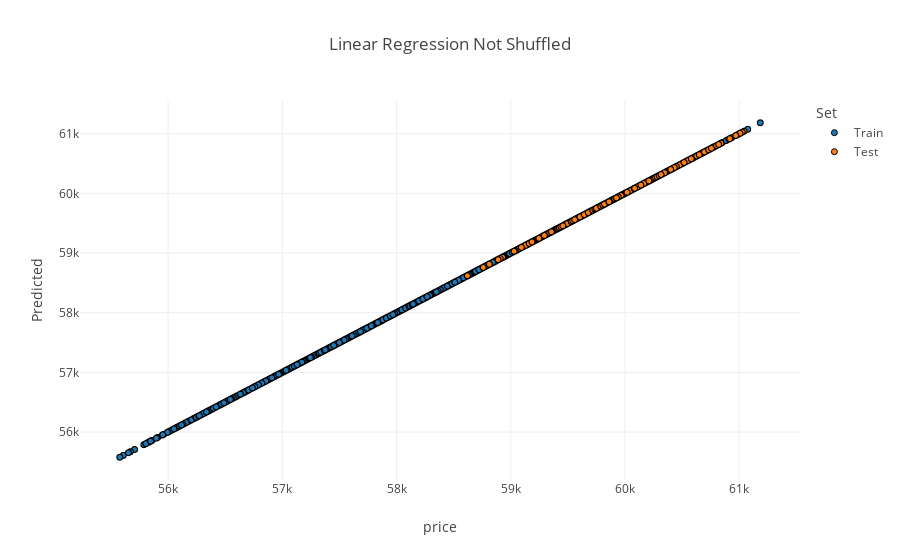
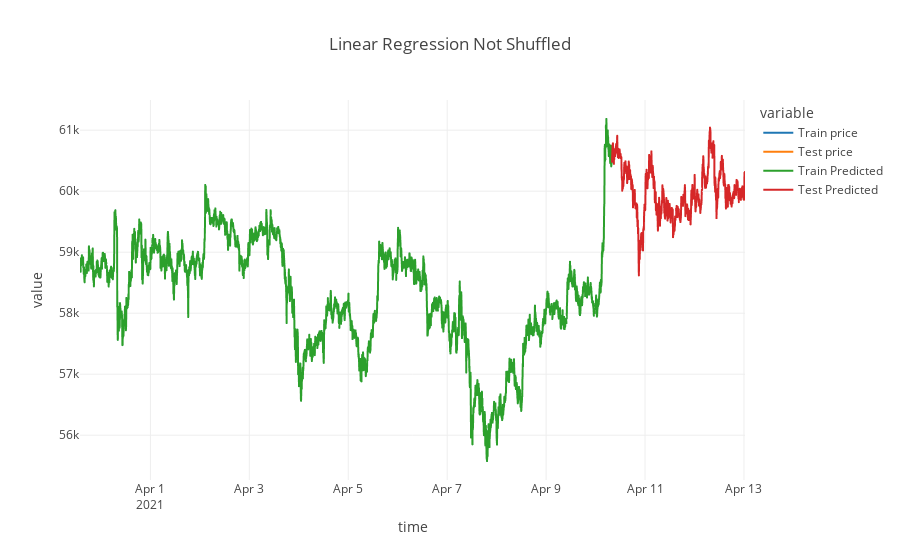

The notebook cell these images were saved under, in order:
### Code cell
from sklearn.linear_model import LinearRegression

model = LinearRegression()
model.fit(x_train, y_train)
y_train_pred = model.predict(x_train)
y_test_pred = model.predict(x_test)

results(y_train, y_test, y_train_pred, y_test_pred, title='Linear Regression Not Shuffled', line=True)

### Figure 1 — Plotly figure (JSON) as saved in the notebook; plotly's stock layout.template omitted (floating-point values rounded to 4 significant figures; data arrays with more than 128 entries replaced by an {"elided": "..."} marker saying what was removed)
{"data": [{"hovertemplate": "Set=Train<br>price=%{x}<br>Predicted=%{y}<extra></extra>", "legendgroup": "Train", "marker": {"color": "#1F77B4", "line": {"color": "black", "width": 1}, "symbol": "circle"}, "mode": "markers", "name": "Train", "showlegend": true, "type": "scattergl", "x": {"elided": "3097 float values"}, "xaxis": "x", "y": {"elided": "3097 float values"}, "yaxis": "y"}, {"hovertemplate": "Set=Test<br>price=%{x}<br>Predicted=%{y}<extra></extra>", "legendgroup": "Test", "marker": {"color": "#FF7F0E", "line": {"color": "black", "width": 1}, "symbol": "circle"}, "mode": "markers", "name": "Test", "showlegend": true, "type": "scattergl", "x": {"elided": "775 float values"}, "xaxis": "x", "y": {"elided": "775 float values"}, "yaxis": "y"}], "layout": {"legend": {"title": {"text": "Set"}, "tracegroupgap": 0}, "title": {"text": "Linear Regression Not Shuffled"}, "xaxis": {"anchor": "y", "domain": [0, 1], "title": {"text": "price"}}, "yaxis": {"anchor": "x", "domain": [0, 1], "title": {"text": "Predicted"}}}}

### Figure 2 — Plotly figure (JSON) as saved in the notebook; plotly's stock layout.template omitted (floating-point values rounded to 4 significant figures; data arrays with more than 128 entries replaced by an {"elided": "..."} marker saying what was removed)
{"data": [{"hovertemplate": "variable=Train price<br>time=%{x}<br>value=%{y}<extra></extra>", "legendgroup": "Train price", "line": {"color": "#1F77B4", "dash": "solid"}, "mode": "lines", "name": "Train price", "showlegend": true, "type": "scattergl", "x": {"elided": "3097 str values"}, "xaxis": "x", "y": {"elided": "3097 float values"}, "yaxis": "y"}, {"hovertemplate": "variable=Test price<br>time=%{x}<br>value=%{y}<extra></extra>", "legendgroup": "Test price", "line": {"color": "#FF7F0E", "dash": "solid"}, "mode": "lines", "name": "Test price", "showlegend": true, "type": "scattergl", "x": {"elided": "775 str values"}, "xaxis": "x", "y": {"elided": "775 float values"}, "yaxis": "y"}, {"hovertemplate": "variable=Train Predicted<br>time=%{x}<br>value=%{y}<extra></extra>", "legendgroup": "Train Predicted", "line": {"color": "#2CA02C", "dash": "solid"}, "mode": "lines", "name": "Train Predicted", "showlegend": true, "type": "scattergl", "x": {"elided": "3097 str values"}, "xaxis": "x", "y": {"elided": "3097 float values"}, "yaxis": "y"}, {"hovertemplate": "variable=Test Predicted<br>time=%{x}<br>value=%{y}<extra></extra>", "legendgroup": "Test Predicted", "line": {"color": "#D62728", "dash": "solid"}, "mode": "lines", "name": "Test Predicted", "showlegend": true, "type": "scattergl", "x": {"elided": "775 str values"}, "xaxis": "x", "y": {"elided": "775 float values"}, "yaxis": "y"}], "layout": {"legend": {"title": {"text": "variable"}, "tracegroupgap": 0}, "title": {"text": "Linear Regression Not Shuffled"}, "xaxis": {"anchor": "y", "domain": [0, 1], "title": {"text": "time"}}, "yaxis": {"anchor": "x", "domain": [0, 1], "title": {"text": "value"}}}}
